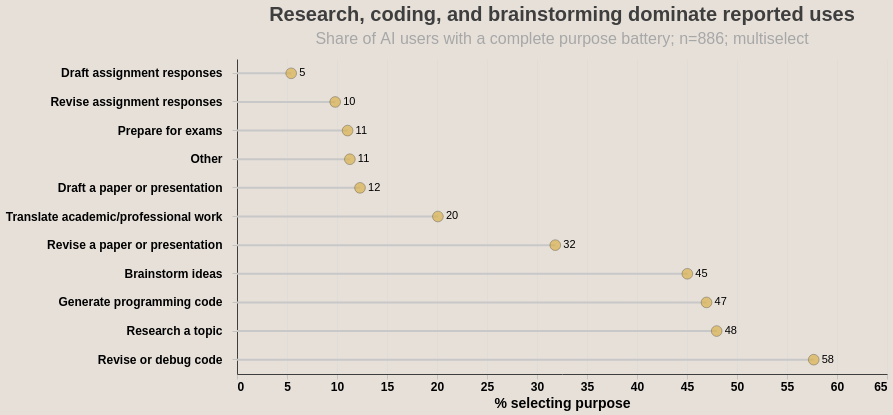

The notebook cell this image was saved under:
### Code cell
# Purpose prevalence among respondents with a complete, eligible multiselect battery.
purpose_summary = (
    purpose_long.groupby(["code", "Purpose"], observed=True)
    .agg(Selected=("Selected", "sum"), Base=("Selected", "size"))
    .reset_index()
)
purpose_summary["Percent"] = 100 * purpose_summary["Selected"] / purpose_summary["Base"]
purpose_order = purpose_summary.sort_values("Percent")["Purpose"].tolist()

purpose_stems = (
    alt.Chart(purpose_summary)
    .mark_rule(color="#C8C8C8", strokeWidth=2)
    .encode(
        y=alt.Y("Purpose:N", sort=purpose_order, title=None),
        x=alt.X("x0:Q", title="% selecting purpose", scale=alt.Scale(domain=[0, 65])),
        x2="Percent:Q",
    )
    .transform_calculate(x0="0")
)
purpose_points = (
    alt.Chart(purpose_summary)
    .mark_circle(size=115, color=CU_GOLD, stroke=CU_BLACK, strokeWidth=0.5)
    .encode(
        y=alt.Y("Purpose:N", sort=purpose_order),
        x="Percent:Q",
        tooltip=[
            "Purpose:N",
            "Selected:Q",
            "Base:Q",
            alt.Tooltip("Percent:Q", format=".1f", title="Percent"),
        ],
    )
)
purpose_labels = (
    alt.Chart(purpose_summary)
    .mark_text(align="left", dx=8, fontSize=11)
    .encode(
        y=alt.Y("Purpose:N", sort=purpose_order),
        x="Percent:Q",
        text=alt.Text("Percent:Q", format=".0f"),
    )
)

purpose_chart = style_chart(
    (purpose_stems + purpose_points + purpose_labels).properties(
        width=650,
        height=315,
        title=alt.Title(
            "Research, coding, and brainstorming dominate reported uses",
            subtitle=f"Share of AI users with a complete purpose battery; n={len(purpose_base):,}; multiselect",
        ),
    )
)
purpose_chart

### Figure 1 — Vega-Lite specification as saved in the notebook (floating-point values rounded to 4 significant figures)
{"config": {"view": {"continuousWidth": 300, "continuousHeight": 300, "stroke": null}, "axis": {"domain": true, "domainColor": "#3E3E3E", "domainWidth": 1, "gridColor": "#D9D9D9", "gridOpacity": 0.5, "labelFont": "Arial", "labelFontSize": 12, "labelFontWeight": 600, "tickColor": "#A7A7A7", "tickWidth": 0.5, "ticks": true, "titleFont": "Arial", "titleFontSize": 14, "titleFontWeight": "bold"}, "axisX": {"orient": "bottom"}, "axisY": {"labelLimit": 500, "labelPadding": 10, "orient": "left"}, "background": "#E6E0D9", "legend": {"direction": "horizontal", "fillColor": "#E6E0D9", "labelFont": "Arial", "labelFontSize": 12, "offset": 12, "orient": "top", "padding": 4, "strokeColor": "#A7A7A7", "strokeWidth": 0.5, "symbolSize": 150, "title": null}, "title": {"align": "center", "anchor": "middle", "color": "#3E3E3E", "font": "Arial", "fontSize": 20, "fontWeight": "bolder", "frame": "group", "offset": 12, "subtitleColor": "#A7A7A7", "subtitleFont": "Arial", "subtitleFontSize": 16, "subtitlePadding": 6}}, "layer": [{"mark": {"type": "rule", "color": "#C8C8C8", "strokeWidth": 2}, "encoding": {"x": {"field": "x0", "scale": {"domain": [0, 65]}, "title": "% selecting purpose", "type": "quantitative"}, "x2": {"field": "Percent"}, "y": {"field": "Purpose", "sort": ["Draft assignment responses", "Revise assignment responses", "Prepare for exams", "Other", "Draft a paper or presentation", "Translate academic/professional work", "Revise a paper or presentation", "Brainstorm ideas", "Generate programming code", "Research a topic", "Revise or debug code"], "title": null, "type": "nominal"}}, "transform": [{"calculate": "0", "as": "x0"}]}, {"mark": {"type": "circle", "color": "#D8B04D", "size": 115, "stroke": "#3E3E3E", "strokeWidth": 0.5}, "encoding": {"tooltip": [{"field": "Purpose", "type": "nominal"}, {"field": "Selected", "type": "quantitative"}, {"field": "Base", "type": "quantitative"}, {"field": "Percent", "format": ".1f", "title": "Percent", "type": "quantitative"}], "x": {"field": "Percent", "type": "quantitative"}, "y": {"field": "Purpose", "sort": ["Draft assignment responses", "Revise assignment responses", "Prepare for exams", "Other", "Draft a paper or presentation", "Translate academic/professional work", "Revise a paper or presentation", "Brainstorm ideas", "Generate programming code", "Research a topic", "Revise or debug code"], "type": "nominal"}}}, {"mark": {"type": "text", "align": "left", "dx": 8, "fontSize": 11}, "encoding": {"text": {"field": "Percent", "format": ".0f", "type": "quantitative"}, "x": {"field": "Percent", "type": "quantitative"}, "y": {"field": "Purpose", "sort": ["Draft assignment responses", "Revise assignment responses", "Prepare for exams", "Other", "Draft a paper or presentation", "Translate academic/professional work", "Revise a paper or presentation", "Brainstorm ideas", "Generate programming code", "Research a topic", "Revise or debug code"], "type": "nominal"}}}], "data": {"name": "data-4fc452b12e84540de5d6b59200fbacb6"}, "height": 315, "title": {"text": "Research, coding, and brainstorming dominate reported uses", "subtitle": "Share of AI users with a complete purpose battery; n=886; multiselect"}, "width": 650, "$schema": "https://vega.github.io/schema/vega-lite/v6.4.1.json", "datasets": {"data-4fc452b12e84540de5d6b59200fbacb6": [{"code": "GS1302_GSGGAI_1", "Purpose": "Research a topic", "Selected": 425, "Base": 886, "Percent": 47.97}, {"code": "GS1302_GSGGAI_10", "Purpose": "Revise or debug code", "Selected": 511, "Base": 886, "Percent": 57.67}, {"code": "GS1302_GSGGAI_11", "Purpose": "Prepare for exams", "Selected": 98, "Base": 886, "Percent": 11.06}, {"code": "GS1302_GSGGAI_12", "Purpose": "Translate academic/professional work", "Selected": 178, "Base": 886, "Percent": 20.09}, {"code": "GS1302_GSGGAI_4", "Purpose": "Brainstorm ideas", "Selected": 399, "Base": 886, "Percent": 45.03}, {"code": "GS1302_GSGGAI_5", "Purpose": "Draft a paper or presentation", "Selected": 109, "Base": 886, "Percent": 12.3}, {"code": "GS1302_GSGGAI_6", "Purpose": "Revise a paper or presentation", "Selected": 282, "Base": 886, "Percent": 31.83}, {"code": "GS1302_GSGGAI_7", "Purpose": "Draft assignment responses", "Selected": 48, "Base": 886, "Percent": 5.418}, {"code": "GS1302_GSGGAI_8", "Purpose": "Revise assignment responses", "Selected": 87, "Base": 886, "Percent": 9.819}, {"code": "GS1302_GSGGAI_9", "Purpose": "Generate programming code", "Selected": 416, "Base": 886, "Percent": 46.95}, {"code": "GS1302_GSGGAI_999", "Purpose": "Other", "Selected": 100, "Base": 886, "Percent": 11.29}]}}
